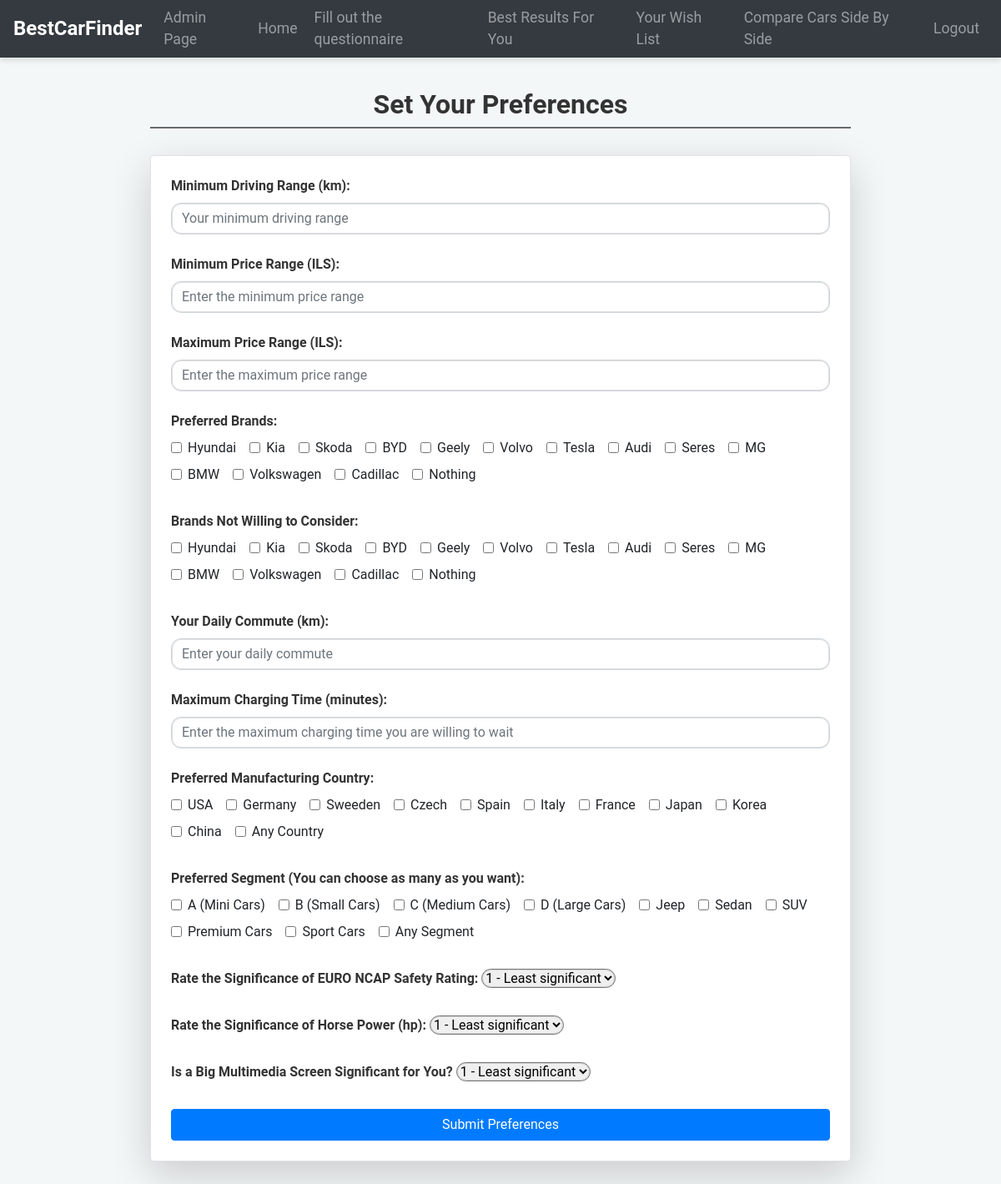
The app's page /preferences (signed in), older data.
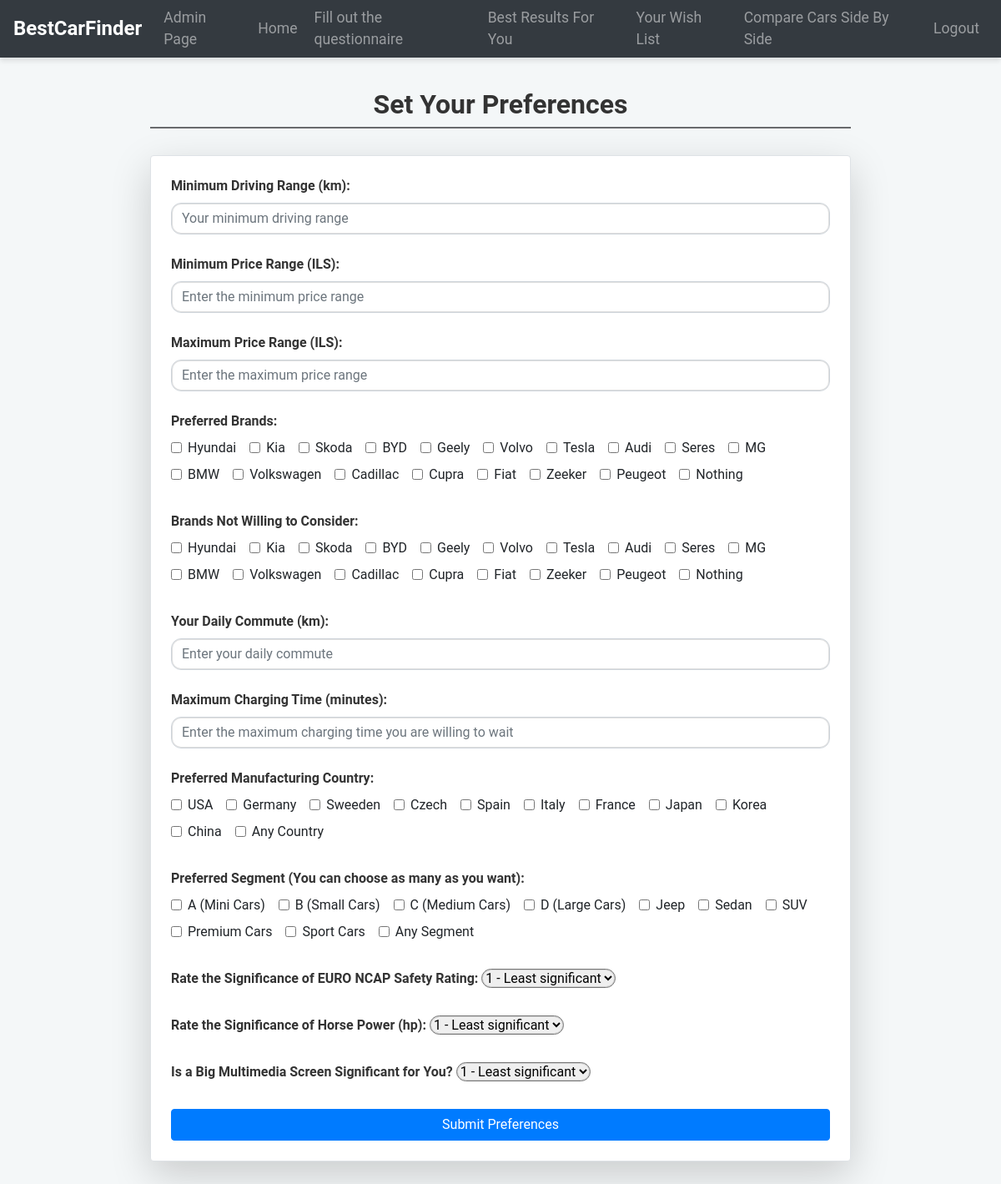
The same page, newer data.
### website/models.py (models this page shows)
class CarBrand(db.Model):
    id = db.Column(db.Integer, primary_key=True)
    name = db.Column(db.String(100), unique=True)
    cars = db.relationship('Car', backref='brand', lazy=True)

### website/views.py (the view, shortened to what this page needs)
@views.route('/preferences', methods=['GET', 'POST'])
@login_required
def preferences():
    car_brands = CarBrand.query.all()
    return render_template("preferences.html", car_brands=car_brands,  user=current_user)

### website/templates/preferences.html (shortened to what the changed rows need)
{% extends "base.html" %}
{% block content %}
<div class="container mt-5">
    <form id="preferencesForm" method="POST" class="p-4 border rounded shadow-lg bg-white">
        <div class="mb-4">
            <div class="checkbox-group">
                {% for brand in car_brands %}
                <div class="form-check checkbox-inline">
                    <input type="checkbox" id="{{ brand.name }}" name="preferredBrands" value="{{ brand.name }}"
                        class="form-check-input">
                    <label for="{{ brand.name }}" class="form-check-label">{{ brand.name }}</label>
                </div>
                {% endfor %}
            </div>
        </div>
        <div class="mb-4">
            <div class="checkbox-group">
                {% for brand in car_brands %}
                <div class="form-check checkbox-inline">
                    <input type="checkbox" id="{{ brand.name }}" name="no_way_brands" value="{{ brand.name }}"
                        class="form-check-input">
                    <label for="{{ brand.name }}" class="form-check-label">{{ brand.name }}</label>
                </div>
                {% endfor %}
            </div>
        </div>
        <div class="mb-4">
            <div class="checkbox-group">
                {% for country in ["USA", "Germany", "Sweeden", "Czech", "Spain", "Italy", "France", "Japan", "Korea", "China"] %}
                <div class="form-check checkbox-inline">
                    <input type="checkbox" id="{{ country }}" name="manufacturing_country" value="{{ country }}"
                        class="form-check-input">
                    <label for="{{ country }}" class="form-check-label">{{ country }}</label>
                </div>
                {% endfor %}
            </div>
        </div>
        <div class="mb-4">
            <div class="checkbox-group">
                {% for segment in ["A (Mini Cars)", "B (Small Cars)", "C (Medium Cars)", "D (Large Cars)", "Jeep",
                "Sedan", "SUV", "Premium Cars", "Sport Cars"] %}
                <div class="form-check checkbox-inline">
                    <input type="checkbox" id="{{ segment }}" name="car_segment" value="{{ segment }}"
                        class="form-check-input">
                    <label for="{{ segment }}" class="form-check-label">{{ segment }}</label>
                </div>
                {% endfor %}
            </div>
        </div>
    </form>
</div>
<br />
<br />
{% endblock %}

Row changes from the older to the newer data that the page shows:
added CarBrand: name "Cupra"
added CarBrand: name "Fiat"
added CarBrand: name "Zeeker"
added CarBrand: name "Peugeot"
